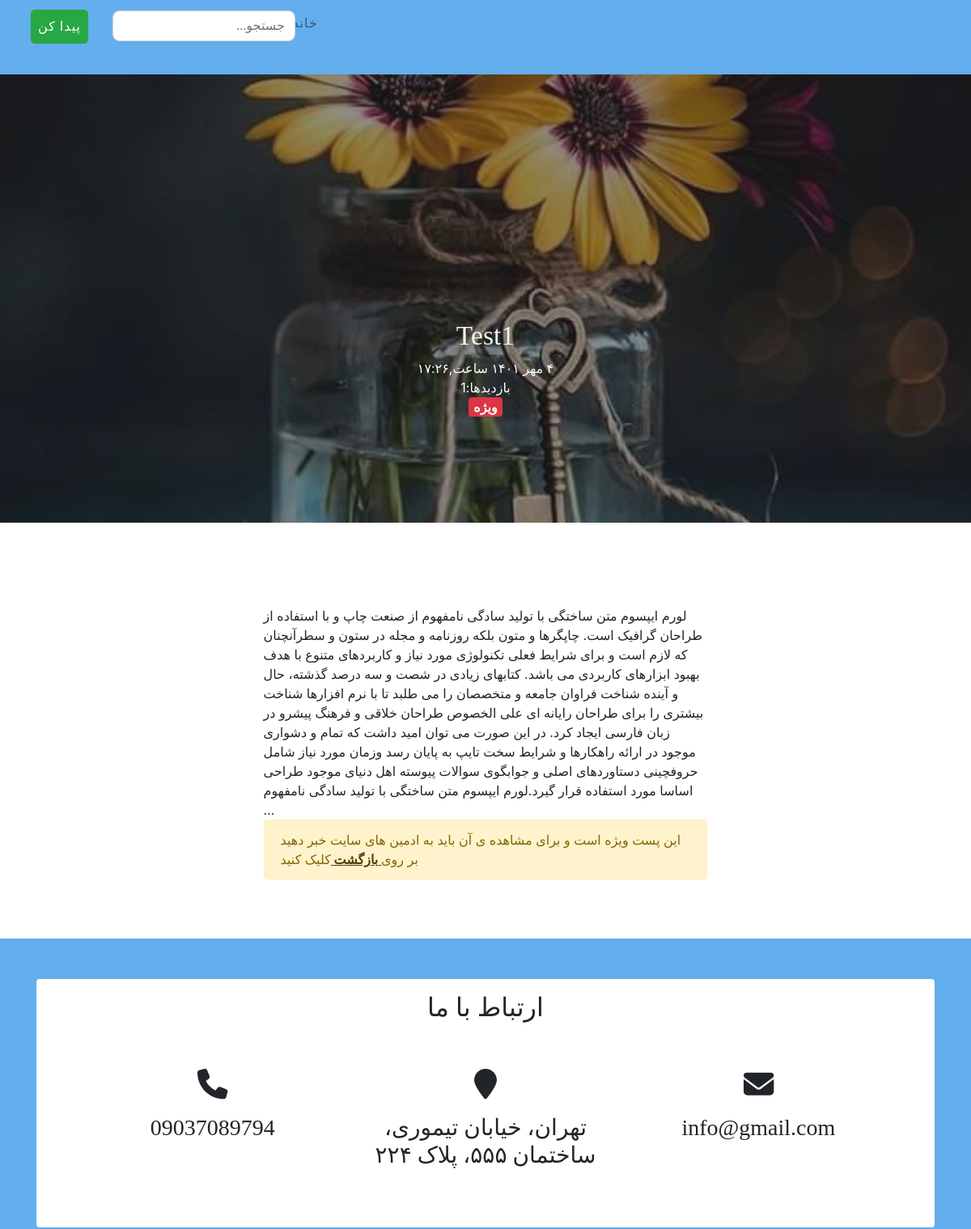
Page /article/test-1 on the committed database.
### blog/models.py (models this page shows, shortened)
class Article(models.Model):
    STATUS_CHOICES=(
        ('d', 'پیش نویس'),        # draft
        ('p', 'منتشرشده'),        # publish
        ('i', 'در حال بررسی'),    # investigation
        ('b', 'برگشت داده شده'),   # back
    )
    author = models.ForeignKey(User, null=True, on_delete=models.SET_NULL, related_name='articles', verbose_name="نویسنده")
    title=models.CharField(max_length=200, verbose_name='عنوان پست')
    slug=models.SlugField(max_length=100, unique=True,verbose_name='آدرس پست')
    category=models.ManyToManyField(Category, verbose_name="دسته بندی", related_name="articles")
    description=models.TextField(verbose_name='محتوا')
    thumbnail=models.ImageField(upload_to="images",verbose_name='تصویر پست')
    publish=models.DateTimeField(default=timezone.now,verbose_name='زمان انتشار')
    created=models.DateTimeField(auto_now_add=True)
    updated=models.DateTimeField(auto_now=True)
    is_special=models.BooleanField(default=False,verbose_name='پست ویژه')
    status=models.CharField(max_length=1, choices=STATUS_CHOICES,verbose_name='وضعیت')
    hits = models.ManyToManyField(IPAddress, through= "ArticleHit" ,blank=True, related_name="hits", verbose_name="بازدیدها")
    class Meta:
        verbose_name = "پست"
        verbose_name_plural = "پست ها"
        ordering=['-publish']
    def jpublish(self):
        return jalali_converter(self.publish)
    jpublish.short_description = "زمان انتشار"
    def thumbnail_tag(self):
        return format_html("<img width=100 height=75 style = 'border-radius: 13px'; src='{}'>".format(self.thumbnail.url))
    thumbnail_tag.short_description = "عکس پست"
    def category_to_str(self):
        return ", ".join([category.title for category in self.category.active()])
    category_to_str.short_description="دسته بندی"
    objects = ArticleManager()

### blog/views.py (the view)
# urls.py: path('article/<slug:slug>', ArticleDetail.as_view(), name="detail"),
class ArticleDetail(DetailView):
    def get_object(self):
        slug = self.kwargs.get('slug')
        article = get_object_or_404(Article.objects.published(), slug=slug)
        ip_address = self.request.user.ip_address
        if ip_address not in article.hits.all():
            article.hits.add(ip_address)
        return article

### blog/models.py (called while the page is built)
    def published(self):
        return self.filter(status='p')

    def active(self):
        return self.filter(status=True)

### blog/templatetags/base_tags.py (called while the page is built)
@register.inclusion_tag("blog/partials/category_navbar.html")
def category_navbar():
    return {
        "category": Category.objects.filter(status=True)
    }

### extensions/jalali.py (called while the page is built)
    def persian_tuple(self):
        return self.persian_year, self.persian_month, self.persian_day

### extensions/utils.py (called while the page is built)
def Persion_numbers_converter(mystr):
    numbers = {
        "0":"۰",
        "1":"۱",
        "2":"۲",
        "3":"۳",
        "4":"۴",
        "5":"۵",
        "6":"۶",
        "7":"۷",
        "8":"۸",
        "9":"۹",
    }
    for e, p in numbers.items():
        mystr = mystr.replace(e, p)
    return mystr

def jalali_converter(time):
    jmonths=["فروردین","اردیبهشت","خرداد","تیر","مرداد","شهریور","مهر","آبان","آذر","دی","بهمن","اسفند",]
    time = timezone.localtime(time)
    time_to_str = "{},{},{}".format(time.year, time.month,time.day)
    time_to_tuple=jalali.Gregorian(time_to_str).persian_tuple()
    time_to_list = list(time_to_tuple)
    for index, month in enumerate(jmonths):
        if time_to_list[1] == index + 1:
            time_to_list[1] = month
            break
    output = "{} {} {} ساعت,{}:{}".format(
        time_to_list[2],
        time_to_list[1],
        time_to_list[0],
        time.hour,
        time.minute,
    )
    return Persion_numbers_converter (output)

### templates/blog/article_detail.html (shortened to what this page needs)
{% extends 'blog/base.html' %}
{% load static %}
{% load base_tags %}
{% block main %}
 <header class="masthead" style="background-image: url('{{article.thumbnail.url}}');padding-top: 15.5rem;padding-bottom: 5.5rem">
     <div class="container position-relative px-4 px-lg-5">
         <div class="row gx-4 gx-lg-5 justify-content-center">
             <div class="col-md-10 col-lg-8 col-xl-7">
                 <div class="site-heading">
                     <h1 style="font-size: 2.1rem">{{object.title}}</h1>
                     <time>{{object.jpublish}}</time>
                     <div> بازدیدها:{{object.hits.count}}</div>
                      {% if article.is_special %}
                        <span class="badge bg-danger"style="font-size:16px">ویژه</span>
                      {% endif %}
                 </div>
             </div>
         </div>
     </div>
 </header>
        <article class="mb-4">
            <div class="container px-4 px-lg-5">
                <div class="row gx-4 gx-lg-5 justify-content-center">
                    <div class="col-md-10 col-lg-8 col-xl-7">
                      {% if object.is_special %}
                        {% if user.is_authenticated and user.is_special_user or user == object.author or user.is_superuser %}
                          {{object.description | safe}}
                        {% else %}
                            {{article.description | striptags | truncatewords:140}}
                          <p class="vizhe alert alert-warning">این پست ویژه است و برای مشاهده ی آن باید به ادمین های سایت خبر دهید بر روی<a class="alert-link" href="{% url 'blog:home' %}"> بازگشت </a> کلیک کنید </p>
                        {% endif %}
                      {% else %}
                       {{object.description | safe}}
                      {% endif %}
                    </div>
                </div>
            </div>
        </article>
{% endblock %}

### templates/blog/base.html (shortened to what this page needs)
{% load static %}
{% load base_tags %}
<!DOCTYPE html>
<html lang="en">
    <head>
        <link href="{% static 'blog/css/styles.css' %}" rel="stylesheet" />
        <link href="{% static 'blog/css/rtl.css' %}" rel="stylesheet" />
        <link rel="stylesheet" href="css/bootstrap.min.css">
        <link rel="stylesheet" href="css/bootstrap-rtl.min.css">
        <link rel="stylesheet" href="https://cdnjs.cloudflare.com/ajax/libs/font-awesome/4.7.0/css/font-awesome.min.css">
        <link rel="stylesheet" href="https://cdnjs.cloudflare.com/ajax/libs/font-awesome/4.7.0/css/font-awesome.min.css">
    </head>
    <body data-target=".navbar" data-offset="50" position="relative">
        <nav class="n navbar navbar-expand-md navbar-light">
            {% category_navbar %}
              <form class="form-inline mt-3" style="margin-left:33px;" action="{% url 'blog:search' %}">
                <input type="search" id="query" style="border-radius:8px; font-family: Sahel-Bold;" class="form-control" name="q" placeholder="جستجو...">
                <button class="btn btn-success" style="padding: 8px; border-radius: 5px; margin-top: 3px; font-family: Sahel-Bold;">پیدا کن</button>
              </form>
        </nav>
       {% block main %}
       {% endblock %}
        <footer class="Jumbotron Jumbotron-fluid">
          <div class="container footer mt-4">
            <div class="card border-0 mt-5 p-3">
                <h2 style="text-align: center; font-family: Sahel-Bold; ">ارتباط با ما</h2>
                <div class="card-body p-5">
                  <div class="row text-center">
                    <div class="col-4">
                        <i class="fa fa-envelope fa-2x"></i>
                        <p style="font-family:Sahel-Bold" class="h3 font-weight-normal mt-3">info@gmail.com</p>
                    </div>
                    <div class="col-4">
                        <i class="fa fa-map-marker fa-2x"></i>
                        <p style="font-family:Sahel-Bold" class="h3 font-weight-normal mt-3">تهران، خیابان تیموری، ساختمان ۵۵۵، پلاک ۲۲۴</p>
                    </div>
                    <div class="col-4">
                        <i class="fa fa-phone fa-2x"></i>
                        <p style="font-family:Sahel-Bold" class="h3 font-weight-normal mt-3">09037089794</p>
                    </div>
                  </div>
              </div>
            </div>
          </div>
          </footer>
    </body>
</html>

### templates/blog/partials/category_navbar.html (shortened to what this page needs)
<div class="collapse navbar-collapse nav" id="navbarSupportedContent">
  <ul class="navbar-nav mr-auto">
    <li class="nav-item px-lg-3">
      <a class="nav-link" href="{% url 'blog:home' %}">خانه <span class="sr-only">(current)</span></a>
    </li>
    <li class="nav-item px-lg-3">
      <a class="nav-link" target="_blank" href="{% url 'blog:home' %}">فروشگاه</a>
    </li>
    {% for cat in category %}
      {% if cat.parent == None %}
        <li class="nav-item px-lg-3">
          <a class="nav-link" href="{% url 'blog:category' cat.slug %}">{{cat.title}}</a>
      </li>
    {% endif %}
  {% endfor %}
  </ul>
</div>

### static/blog/css/rtl.css (style rules this page uses)
body { direction: rtl; text-align: right; font-family: 'Sahel'; font-size: 16.5px; }
.btn { letter-spacing: 0.0625em; margin-right: 30px; }
.vizhe { width: 100%; }
h1 { font-size: 3rem; font-family: 'Sahel-Bold'; }
.navbar-nav { margin-left: 20px; margin-right: 20px; margin-top:-40px; }
h3, .h3 { font-size: 1.20rem; }
.col-md-10.col-lg-8.col-xl-7 { width: 100%; margin-top: 22px; padding:33px; }
.mb-4 { margin-top: 0rem !important; margin-bottom: 2.5rem !important; margin:40px; }
li.nav-item > a.nav-link { font-size: 16px; font-family: 'Sahel-Bold'; letter-spacing: 0.0625em; text-transform: uppercase; }
.navbar-light .navbar-nav .nav-link { color: #0a0504; transition:0.5s; display: inline; }
.px-lg-3 { padding-right: 1rem !important; padding-left: 1rem !important; }
.nav ul { padding-right: 0; }
.nav ul li { border-bottom: none; height:86px; line-height: 60px; font-size: 16.5px; display: inline-block; margin: 0 auto; }
.nav ul li a { text-decoration: none; color:#000000; display: block; transition: .3s background-color; padding:0 24px; }
.nav a { border-bottom: none; }
.n { background-color: #63aeec; }
#navbarSupportedContent { margin-top: 30px; }
.form-inline.mt-3 { position: absolute; top: -7px; left: 5px; }
h1 { color: #eff5ef; }
button { float: left; margin-right: 3px; }
header.masthead { padding-top: 23.5rem; padding-bottom: 5.5rem; }
.Jumbotron { font-size: 14pt; background-color: #63aeec; padding:2px; margin-top: 20px; }
.card { background-color: #63aeec; }

### rows in the picture
Article: thumbnail (picture), title "Test1", jpublish "۴ مهر ۱۴۰۱ ساعت,۱۷:۲۶", hits.count "1", description "لورم ایپسوم متن ساختگی با تولید سادگی نامفهوم از صنعت چاپ و با استفاده از طراحان گرافیک است. چاپگرها و متون بلکه روزنامه و مجله در ستون و سطرآنچنان که لازم است و برای شرایط فعلی تکنولوژی مورد نیاز و کاربردهای متنوع با هدف بهبود ابزارهای کاربردی می باشد. کتابهای زیادی در شصت و سه درصد گذشته، حال و آینده شناخت فراوان جامعه و متخصصان را می طلبد تا با نرم افزارها شناخت بیشتری را برای طراحان رایانه ای علی الخصوص طراحان خلاقی و فرهنگ پیشرو در زبان فارسی ایجاد کرد. در این صورت می توان امید داشت که تمام و دشواری موجود در ارائه راهکارها و شرایط سخت تایپ به پایان رسد وزمان مورد نیاز شامل حروفچینی دستاوردهای اصلی و جوابگوی سوالات پیوسته اهل دنیای موجود طراحی اساسا مورد استفاده قرار گیرد.لورم ایپسوم…"
